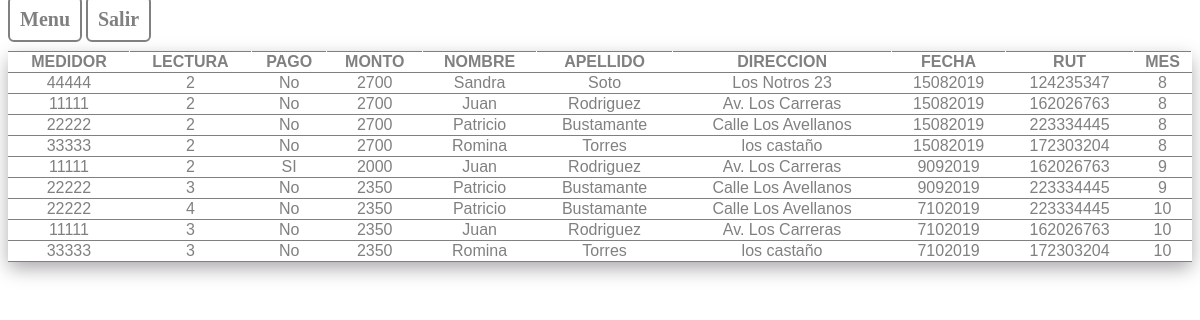
The app's page /listaReg.php (signed in) with its own data.
### tables this page shows
CREATE TABLE `registros` (
  `id` int(255) NOT NULL,
  `medidor` int(200) NOT NULL,
  `lectura` varchar(200) NOT NULL,
  `pago` varchar(200) NOT NULL,
  `monto` int(200) NOT NULL,
  `nombre` varchar(200) NOT NULL,
  `apellido` varchar(200) NOT NULL,
  `direccion` varchar(200) NOT NULL,
  `sector` varchar(200) NOT NULL,
  `fecha` varchar(200) NOT NULL,
  `rut` int(200) NOT NULL,
  `mes` int(200) NOT NULL
);

### listaReg.php (the view, shortened to what this page needs)
<!DOCTYPE html>
<html>
<head>
</head>
<a class="boton_me" href="menu.php">Menu</a>
<a class="boton_me" href="salir.php">Salir</a>
<?php
include'conexion.php';
$update = mysqli_query($conexion, "SELECT * FROM registros");
?>
<table class="tabla" border="1px">
		<thead>
		<tr>
			<th class="th">MEDIDOR</th>
			<th class="th">LECTURA</th>
			<th class="th">PAGO</th>
			<th class="th">MONTO</th>
			<th class="th">NOMBRE</th>
			<th class="th">APELLIDO</th>
			<th class="th">DIRECCION</th>
			<th class="th">FECHA</th>
			<th class="th">RUT</th>
			<th class="th">MES</th>
		</tr>
		</thead>
<?php
while ( $row=mysqli_fetch_array($update)) {?>
<tr>
<td><?php echo $row['medidor'] ?></td>
    <td><?php echo $row['lectura'] ?></td>
    <td><?php echo $row['pago'] ?></td>
    <td><?php echo $row['monto']?></td>
    <td><?php echo $row['nombre'] ?></td>
    <td><?php echo $row['apellido'] ?></td>
    <td><?php echo $row['direccion'] ?></td>
    <td><?php echo $row['fecha']?></td>
    <td><?php echo $row['rut'] ?></td>
    <td><?php echo $row['mes'] ?></td>
 </tr>
<?php } ?>

### css/listaReg.css (style rules this page uses)
.boton_me { text-decoration: none; padding: 10px; font-weight: 600; font-size: 20px; color: gray; background-color: #ffffff; border-radius: 6px; border: 2px solid gray; }
.tabla { margin-top:20px; font-family: "Trebuchet MS", Arial, Helvetica, sans-serif; border-collapse: collapse; width: 100%; text-align: center; background-color: #ffffff; border:1px; border-color: gray; border-left-color: #ffffff; border-right-color: #ffffff; color:gray; -webkit-box-shadow: 0px 7px 18px -1px rgba(168,165,168,1); -moz-box-shadow: 0px 7px 18px -1px rgba(168,165,168,1); box-shadow: 0px 7px 18px -1px rgba(168,165,168,1); }
.th { color: gray; text-align: center; background-color: #ffffff; }

### records on screen
registros: medidor "44444", lectura "2", pago "No", monto "2700", nombre "Sandra", apellido "Soto", direccion "Los Notros 23", fecha "15082019", rut "124235347", mes "8"
registros: medidor "11111", lectura "2", pago "No", monto "2700", nombre "Juan", apellido "Rodriguez", direccion "Av. Los Carreras", fecha "15082019", rut "162026763", mes "8"
registros: medidor "22222", lectura "2", pago "No", monto "2700", nombre "Patricio", apellido "Bustamante", direccion "Calle Los Avellanos", fecha "15082019", rut "223334445", mes "8"
registros: medidor "33333", lectura "2", pago "No", monto "2700", nombre "Romina", apellido "Torres", direccion "los castaño", fecha "15082019", rut "172303204", mes "8"
registros: medidor "11111", lectura "2", pago "SI", monto "2000", nombre "Juan", apellido "Rodriguez", direccion "Av. Los Carreras", fecha "9092019", rut "162026763", mes "9"
registros: medidor "22222", lectura "3", pago "No", monto "2350", nombre "Patricio", apellido "Bustamante", direccion "Calle Los Avellanos", fecha "9092019", rut "223334445", mes "9"
registros: medidor "22222", lectura "4", pago "No", monto "2350", nombre "Patricio", apellido "Bustamante", direccion "Calle Los Avellanos", fecha "7102019", rut "223334445", mes "10"
registros: medidor "11111", lectura "3", pago "No", monto "2350", nombre "Juan", apellido "Rodriguez", direccion "Av. Los Carreras", fecha "7102019", rut "162026763", mes "10"
registros: medidor "33333", lectura "3", pago "No", monto "2350", nombre "Romina", apellido "Torres", direccion "los castaño", fecha "7102019", rut "172303204", mes "10"
